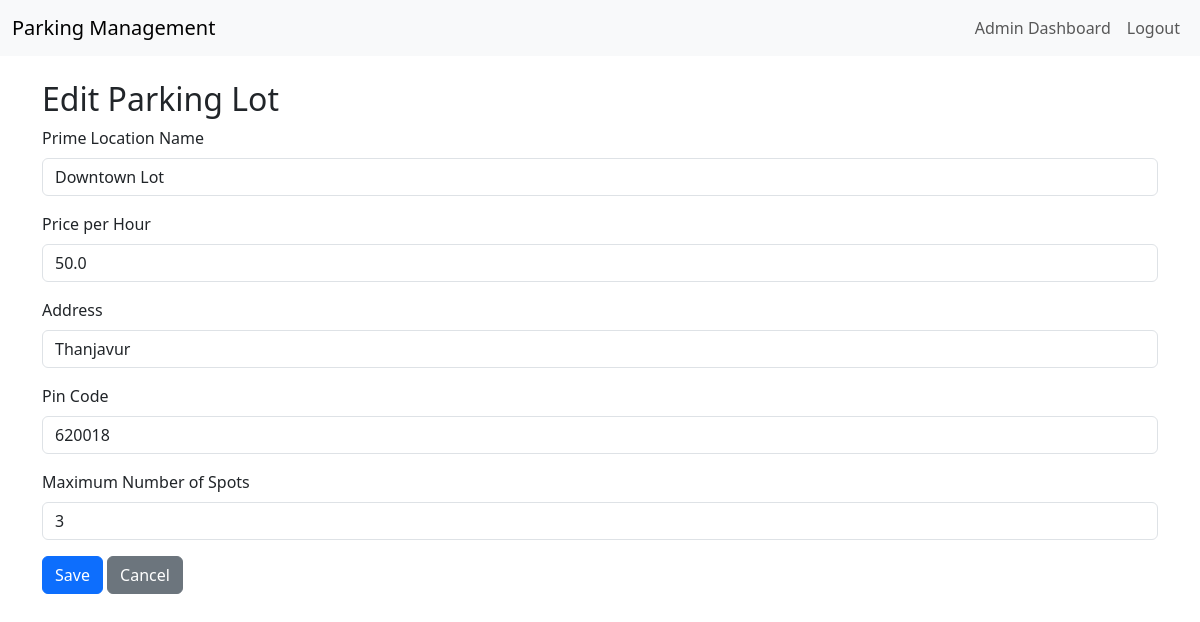
The page /admin/edit_lot/1 (signed in) on the database as committed earlier.
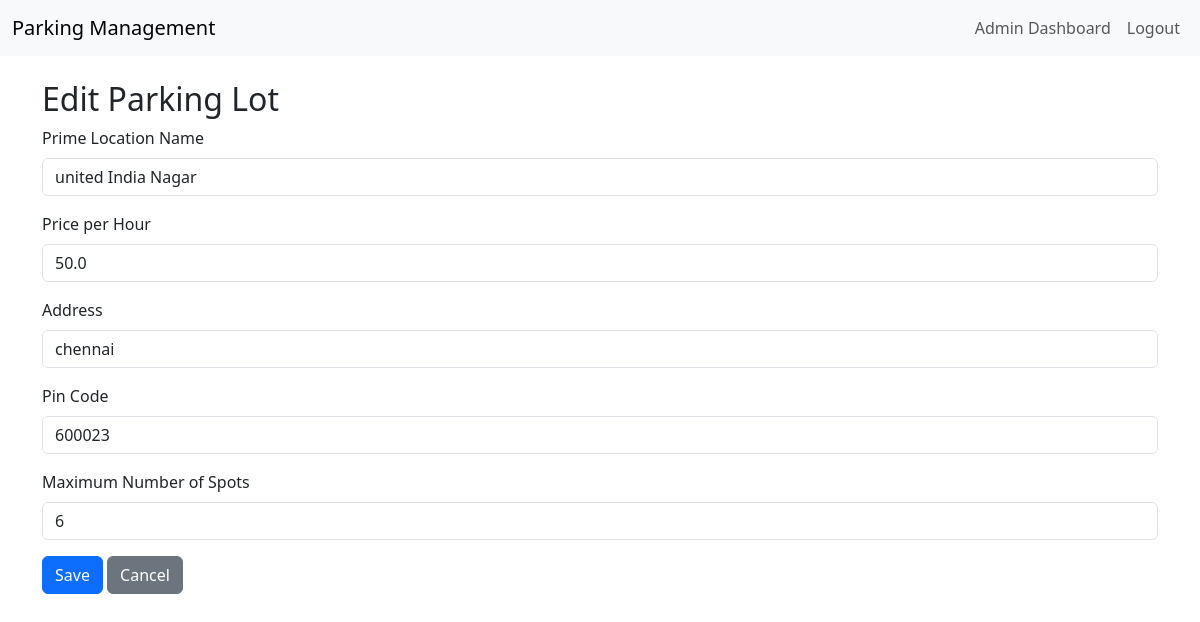
The same page on the database as committed later.
### models.py (models this page shows)
class ParkingLot(db.Model):
    id = db.Column(db.Integer, primary_key=True)
    prime_location_name = db.Column(db.String(100), nullable=False)
    price = db.Column(db.Float, nullable=False)
    address = db.Column(db.String(200), nullable=False)
    pin_code = db.Column(db.String(10), nullable=False)
    maximum_number_of_spots = db.Column(db.Integer, nullable=False)

### app.py (the view, shortened to what this page needs)
@app.route('/admin/edit_lot/<int:lot_id>', methods=['GET', 'POST'])
def edit_lot(lot_id):
    user = get_current_user()
    if not user or user.role != 'admin':
        return redirect(url_for('login'))
    lot = ParkingLot.query.get_or_404(lot_id)
    return render_template('edit_lot.html', lot=lot)

### app.py (called while the page is built)
def get_current_user():
    if 'user_id' in session:
        user = User.query.get(session['user_id'])
        print(f"Current user: {user.username if user else 'None'}")
        return user
    print("No user_id in session")
    return None

@app.context_processor
def utility_processor():
    return dict(get_current_user=get_current_user)

### templates/edit_lot.html
{% extends "base.html" %}
{% block content %}
<h2>Edit Parking Lot</h2>
<form method="POST" action="{{ url_for('edit_lot', lot_id=lot.id) }}">
    <div class="mb-3">
        <label for="name" class="form-label">Prime Location Name</label>
        <input type="text" class="form-control" id="name" name="name" value="{{ lot.prime_location_name }}" required>
    </div>
    <div class="mb-3">
        <label for="price" class="form-label">Price per Hour</label>
        <input type="number" step="0.01" class="form-control" id="price" name="price" value="{{ lot.price }}" required>
    </div>
    <div class="mb-3">
        <label for="address" class="form-label">Address</label>
        <input type="text" class="form-control" id="address" name="address" value="{{ lot.address }}" required>
    </div>
    <div class="mb-3">
        <label for="pincode" class="form-label">Pin Code</label>
        <input type="text" class="form-control" id="pincode" name="pincode" value="{{ lot.pin_code }}" required>
    </div>
    <div class="mb-3">
        <label for="max_spots" class="form-label">Maximum Number of Spots</label>
        <input type="number" class="form-control" id="max_spots" name="max_spots" value="{{ lot.maximum_number_of_spots }}" required>
    </div>
    <button type="submit" class="btn btn-primary">Save</button>
    <a href="{{ url_for('admin_dashboard') }}" class="btn btn-secondary">Cancel</a>
</form>
{% endblock %}

Rows that differ between the two databases and show on the page:
changed ParkingLot: name "Downtown Lot" → "united India Nagar"; address "Thanjavur" → "chennai"; pincode "620018" → "600023"; max_spots "3" → "6"
